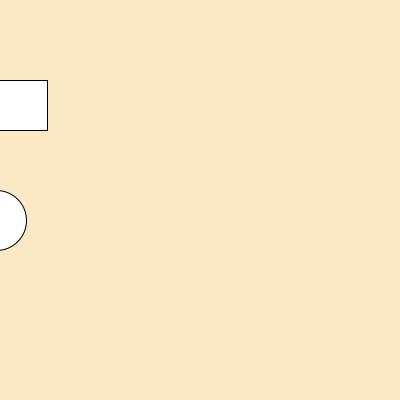
Frame 1 (no input)
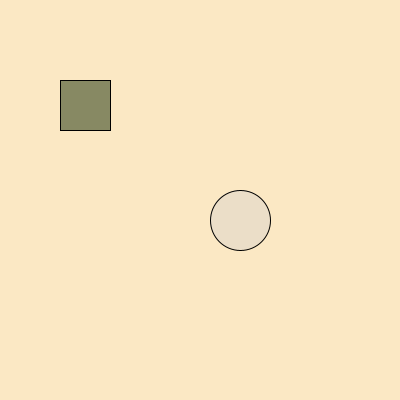
Frame 60 (the mouse pressed at the canvas centre just before this capture)
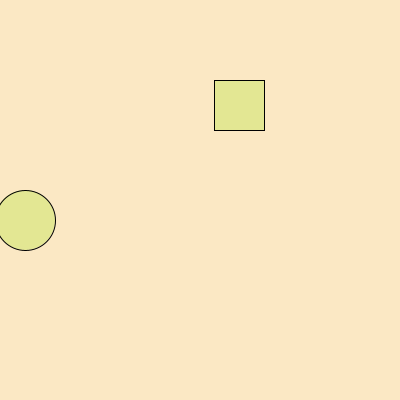
Frame 120 (the mouse held since frame 60 and released just before this capture)

The Processing sketch that drew these frames (run headless with seeded random() and noise(); from frame 60 on, the mouse is pressed at the canvas centre):

// Processing sketch: processing_98032
// ── processing_98032.pde

//declaraciÛn de variables eje

int size = 50;
float xpos = 0;
float ypos = 0;
float x1pos = 0;
float y1pos = 0;
float x2pos = 0;
float y2pos = 0;
float x3pos = 0;
float y3pos = 0;

//variables de direcciÛn

int xdirection = -1;
int ydirection = 1;
int x1direction = -1;
int y1direction = 1;
int x2direction = -1;
int y2direction = 1;
int x3direction = -1;
int y3direction = 1;

//variables de velocidad

float xspeed = 3;
float yspeed = 2;
float x1speed = 4;
float y1speed = 5;
float x2speed = 3;
float y2speed = 0.1;
float x3speed = 1;
float y3speed = 2;


void setup()

{

  size (400,400);

  frameRate(60);//web fps

  //posiciÛn inicial de las variables

  xpos = xpos;
  ypos = ypos;
  x1pos = x1pos;
  y1pos = y1pos;
  x2pos = x2pos;
  y2pos = y2pos;
  x3pos = x3pos;
  y3pos = y3pos;
}
void draw()
{
  background(251,232,196);
  xpos = xpos + ( xspeed * xdirection );
  ypos = ypos + ( yspeed * ydirection );  
  x1pos = x1pos +( x1speed * x1direction );
  y1pos = y1pos + ( y1speed * y1direction );
  x2pos = x2pos + ( x2speed * x2direction );
  y2pos = y2pos + ( y2speed * y2direction );
  x3pos = x3pos + ( x3speed * x3direction );
  y3pos = y3pos + ( y3speed * ydirection );
  //condicionales de regreso

  if (xpos > width-size || xpos < 0){
    xdirection *= -1;
  }

  if (ypos >= 10 || ypos < 0){
    ydirection *= -1;
  }

  if (x1pos > width-size || x1pos < 0){
    x1direction*= -1;
  }

  if (y1pos >= 200 || y1pos < 0){
    y1direction *= -1;
  }
  if (x2pos > width-size || x2pos < 0){
    x2direction *= -1;
  }

  if (y2pos > height-size || y2pos < 0){
    y2direction *= -1;   
  }
  if (x3pos > width-size || x3pos < 0){
    x3direction *= -1;
  }
  if (y3pos >  height-size || y3pos < 0){
    y3direction *= -1;
  }

  //figuras
  rect(xpos,80,size,size);
  if ((xpos < 30)&&(xpos > 40)){
    xspeed = 0.2; //velocidad de este segmento
    fill(04,82,255,80); //color de la figura en este segmento
  }
  if ((xpos < 40)&&(xpos >45)){
    xspeed = 0.5;
    fill(181,19,91,20);
    fill( random(255), random(255), random(255), random(255)); 
    if ((xpos<42)&&(xpos>44)){
      fill(241,119,7,100);
      fill( random(255), random(255), random(255), random(255)); 
    }
  }
  if ((xpos > 50)&&(xpos < 100)){
    xspeed = xspeed + 2;
    fill(120,250,250,30);
    fill( random(255), random(255), random(255), random(255)); 
  }

  ellipse(x1pos,220,60,60);
  if ((x1pos < 30)&&(x1pos > 40)){
    x1speed = 0.8;
    fill(165,0,86,50);
    fill( random(255), random(255), random(255), random(255)); 
  }
  if ((x1pos < 40) && (x1pos > 50)){
    x1speed = 0.5;
    fill(92,43,198,100);
    fill( random(255), random(255), random(255), random(255)); 
  }
  if ((xpos > 50)&&(xpos <100)){
    x1speed = x1speed +1;
    fill(280,0,100,100);
    fill( random(255), random(255), random(255), random(255)); 
  }
  

}
